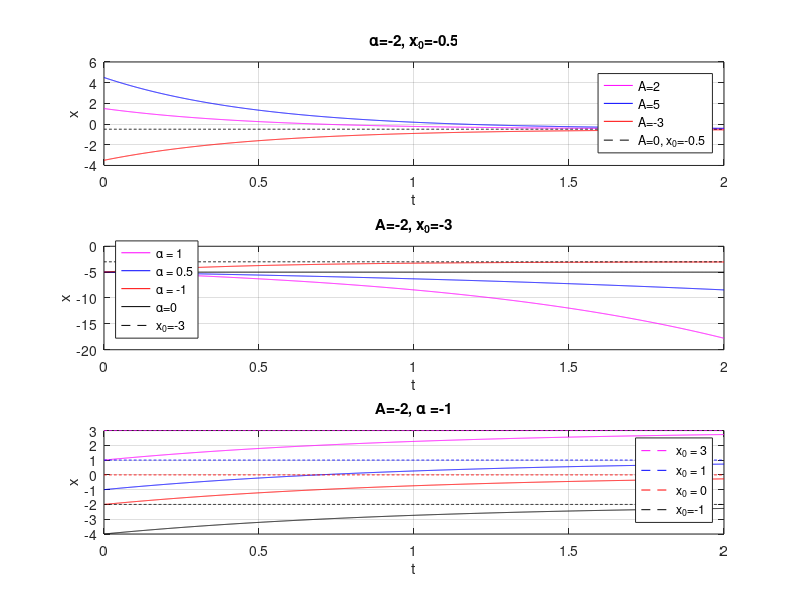

The MATLAB source for this figure:
clear;
close all;


%x_sz=Ae^alpha*t+x0;
%AAAAAAAAAAAAAAAAAAAAAAAAAAAAAAAAAAAAAAAAAAAAAAAAAAAAAAAAAAAAAAAAAAAAAAAA
subplot(3,1,1);
x_sz=0:0.001:2;
t=0:0.001:2;
a=-2;
xw=-0.5;

A1=2;
for i=1:1:(length(t));
    x_sz(i)=A1*exp(a*t(i))+xw;
end
plot(t,x_sz,'m-');
hold on;
%%%%%%%%%%%%%%%%%%%%%%%%%%%%%%%%%%%%%%%%%%%%%%%%
A1=5;
for i=1:1:(length(t));
    x_sz(i)=A1*exp(a*t(i))+xw;
end
plot(t,x_sz,'b-');

%%%%%%%%%%%%%%%%%%%%%%%%%%%%%%%%%%%%%%%%%%%%%%%%
A1=-3;
for i=1:1:(length(t));
    x_sz(i)=A1*exp(a*t(i))+xw;
end
plot(t,x_sz,'r-');
%%%%%%%%%%%%%%%%%%%%%%%%%%%%%%%%%%%%%%%%%%%%%%%%
A1=0;
for i=1:1:(length(t));
    x_sz(i)=A1*exp(a*t(i))+xw;
end
plot(t,x_sz,'k--');
%%%%%%%%%%%%%%%%%%%%%%%%%%%%%%%%%%%%%%%%%%%%%%%%
title('\alpha=-2, x_{0}=-0.5');
legend('A=2','A=5','A=-3','A=0, x_{0}=-0.5');
xlabel('t');
ylabel('x');
grid on;
%%%%%%%%%%%%%%%%%%%%%%%%%%%%%%%%%%%%%%%%%%%%%%%%






%aaaaaaaaaaaaaaaaaaaaaaaaaaaaaaaaaaaaaaaaaaaaaaaaaaaaaaaaaaaaaaaaaaaaaaaa
subplot(3,1,2);

A1=-2;
xw=-3;

a=1;
for i=1:1:(length(t));
    x_sz(i)=A1*exp(a*t(i))+xw;
end
plot(t,x_sz,'m-');
hold on;
%%%%%%%%%%%%%%%%%%%%%%%%%%%%%%%%%%%%%%%%%%%%%%%%
a=0.5;
for i=1:1:(length(t));
    x_sz(i)=A1*exp(a*t(i))+xw;
end
plot(t,x_sz,'b-');
hold on;
%%%%%%%%%%%%%%%%%%%%%%%%%%%%%%%%%%%%%%%%%%%%%%%%
a=-2;
for i=1:1:(length(t));
    x_sz(i)=A1*exp(a*t(i))+xw;
end
plot(t,x_sz,'r-');
%%%%%%%%%%%%%%%%%%%%%%%%%%%%%%%%%%%%%%%%%%%%%%%%
a=0;
for i=1:1:(length(t));
    x_sz(i)=A1*exp(a*t(i))+xw;
end
plot(t,x_sz,'k-');
%%%%%%%%%%%%%%%%%%%%%%%%%%%%%%%%%%%%%%%%%%%%%%%%
A1=0;
for i=1:1:(length(t));
    x_sz(i)=A1*exp(a*t(i))+xw;
end
plot(t,x_sz,'k--');
title('A=-2, x_{0}=-3');
legend({'\alpha = 1','\alpha = 0.5','\alpha = -1','\alpha=0','x_{0}=-3'},'Location','southwest');
xlabel('t');
ylabel('x');
grid on;




%x00000000000000000000000000000000000000000000000000000000000000000000000
subplot(3,1,3);
A1=-2;
a=-1;

xw=3;
for i=1:1:(length(t));
    x_sz(i)=A1*exp(a*t(i))+xw;
end
plot(t,x_sz,'m-');

hold on;
A1=0;
for i=1:1:(length(t));
    x_sz(i)=A1*exp(a*t(i))+xw;
end
A1=-2;
p1=plot(t,x_sz,'m--');
%%%%%%%%%%%%%%%%%%%%%%%%%%%%%%%%%%%%%%%%%%%%%%%%
xw=1;
for i=1:1:(length(t));
    x_sz(i)=A1*exp(a*t(i))+xw;
end
plot(t,x_sz,'b-');

hold on;
A1=0;
for i=1:1:(length(t));
    x_sz(i)=A1*exp(a*t(i))+xw;
end
A1=-2;
p2=plot(t,x_sz,'b--');
%%%%%%%%%%%%%%%%%%%%%%%%%%%%%%%%%%%%%%%%%%%%%%%%
xw=0;
for i=1:1:(length(t));
    x_sz(i)=A1*exp(a*t(i))+xw;
end
plot(t,x_sz,'r-');

A1=0;
for i=1:1:(length(t));
    x_sz(i)=A1*exp(a*t(i))+xw;
end
A1=-2;
p3=plot(t,x_sz,'r--');
%%%%%%%%%%%%%%%%%%%%%%%%%%%%%%%%%%%%%%%%%%%%%%%%
xw=-2
for i=1:1:(length(t));
    x_sz(i)=A1*exp(a*t(i))+xw;
end
plot(t,x_sz,'k-');
A1=0;
for i=1:1:(length(t));
    x_sz(i)=A1*exp(a*t(i))+xw;
end
A1=-2;
p4=plot(t,x_sz,'k--');
%%%%%%%%%%%%%%%%%%%%%%%%%%%%%%%%%%%%%%%%%%%%%%%%

title('A=-2, \alpha =-1');
legend([p1,p2,p3,p4],{'x_{0} = 3','x_{0} = 1','x_{0} = 0','x_{0}=-1'},'Location','southeast');
xlabel('t');
ylabel('x');
grid on;